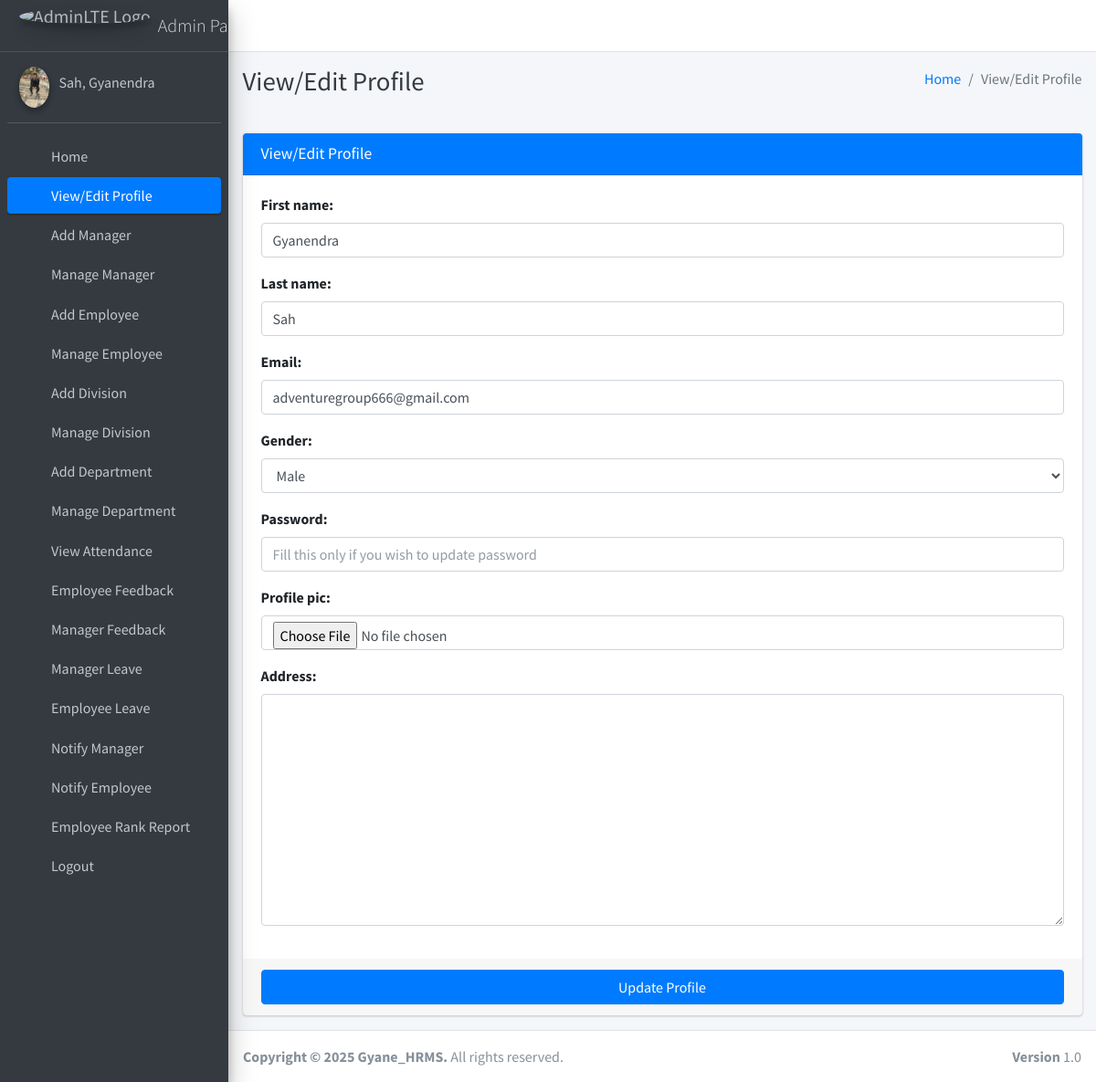
Screenshot of /admin_view_profile (signed in) with the database file from the repository.
### main_app/models.py (models this page shows)
class CustomUser(AbstractUser):
    USER_TYPE = ((1, "CEO"), (2, "Manager"), (3, "Employee"))
    GENDER = [("M", "Male"), ("F", "Female")]
    username = None  # Removed username, using email instead
    email = models.EmailField(unique=True)
    user_type = models.CharField(default=1, choices=USER_TYPE, max_length=1)
    gender = models.CharField(max_length=1, choices=GENDER)
    profile_pic = models.ImageField()
    address = models.TextField()
    fcm_token = models.TextField(default="")  # For firebase notifications
    created_at = models.DateTimeField(auto_now_add=True)
    updated_at = models.DateTimeField(auto_now=True)
    USERNAME_FIELD = "email"
    REQUIRED_FIELDS = []
    objects = CustomUserManager()
    def __str__(self):
        return self.last_name + ", " + self.first_name

### main_app/ceo_views.py (the view, shortened to what this page needs)
# urls.py: path("admin_view_profile", ceo_views.admin_view_profile,
def admin_view_profile(request):
    admin = get_object_or_404(Admin, admin=request.user)
    form = AdminForm(request.POST or None, request.FILES or None,
                     instance=admin)
    context = {'form': form,
               'page_title': 'View/Edit Profile'
               }
    return render(request, "ceo_template/admin_view_profile.html", context)

### main_app/forms.py
class AdminForm(CustomUserForm):
    def __init__(self, *args, **kwargs):
        super(AdminForm, self).__init__(*args, **kwargs)
    class Meta(CustomUserForm.Meta):
        model = Admin
        fields = CustomUserForm.Meta.fields

### main_app/templates/ceo_template/admin_view_profile.html (shortened to what this page needs)
{% extends 'main_app/base.html' %}
{% load static %}
{% block page_title %}{{page_title}}{% endblock page_title %}
{% block content %}
<section class="content">
    <div class="container-fluid">
        <div class="row">
            <div class="col-md-12">
                <div class="card card-primary">
                    <div class="card-header">
                        <h3 class="card-title">{{page_title}}</h3>
                    </div>
                    {% include "main_app/form_template.html" with messages=messages  form=form button_text="Update Profile"%}
                </div>
            </div>
        </div>
    </div>
</section>
{% endblock content %}

### main_app/templates/main_app/sidebar_template.html (shortened to what this page needs)
{% load static %}
<aside class="main-sidebar sidebar-dark-primary elevation-4">
{% if request.user.user_type == '1' %}
    <a href="{% url 'admin_home' %}" class="brand-link">
        <img src="{% static 'dist/img/AdminLTELogo.png' %} " alt="AdminLTE Logo"
            class="brand-image img-circle elevation-3" style="opacity: .8">
        <span class="brand-text font-weight-light">Admin Panel</span>
    </a>
    <div class="sidebar">
        <div class="user-panel mt-3 pb-3 mb-3 d-flex">
            <div class="image">
                <img src="{{ request.user.profile_pic}}" class="img-circle elevation-2" alt="User Image">
            </div>
            <div class="info">
                <a href="#" class="d-block">{{user}}</a>
            </div>
        </div>
        <nav class="mt-2">
            <ul class="nav nav-pills nav-sidebar flex-column" data-widget="treeview" role="menu" data-accordion="false">
                <li class="nav-item">
                    {% url 'admin_home' as admin_home %}
                    <a href="{{admin_home}}" class="nav-link {% if admin_home == request.path %} active {% endif %}">
                        <i class="nav-icon fas fa-th"></i>
                        <p>
                            Home
                        </p>
                    </a>
                </li>
                <li class="nav-item">
                    {% url 'admin_view_profile' as admin_view_profile %}
                    <a href="{{admin_view_profile}}" class="nav-link {% if admin_view_profile == request.path %} active {% endif %}">
                        <i class="nav-icon fas fa-th"></i>
                        <p>
                            View/Edit Profile
                        </p>
                    </a>
                </li>
                <li class="nav-item">
                    {% url 'add_manager' as add_manager %}
                    <a href="{{add_manager}}" class="nav-link {% if add_manager == request.path %} active {% endif %}">
                        <i class="nav-icon fas fa-th"></i>
                        <p>
                            Add Manager
                        </p>
                    </a>
                </li>
                <li class="nav-item">
                    {% url 'manage_manager' as manage_manager %}
                    {% url 'edit_manager' manager_id as edit_manager %}
                    <a href="{{manage_manager}}"
                        class="nav-link {% if manage_manager == request.path or request.path == edit_manager %} active {% endif %}">
                        <i class="nav-icon fas fa-th"></i>
                        <p>
                            Manage Manager
                        </p>
                    </a>
                </li>
                <li class="nav-item">
                    {% url 'add_employee' as add_employee%}
                    <a href="{{add_employee}}" class="nav-link  {% if add_employee == request.path %} active {% endif %}">
                        <i class="nav-icon fas fa-th"></i>
                        <p>
                            Add Employee
                        </p>
                    </a>
                </li>
                <li class="nav-item">
                    {% url 'manage_employee' as manage_employee %}
                    {% url 'edit_employee' employee_id as edit_employee %}
                    <a href="{{manage_employee}}"
                        class="nav-link  {% if edit_employee == request.path or manage_employee == request.path %} active {% endif %}">
                        <i class="nav-icon fas fa-th"></i>
                        <p>
                            Manage Employee
                        </p>
                    </a>
                </li>
                <li class="nav-item">
                    {% url 'add_division' as add_division %}
                    <a href="{{add_division}}" class="nav-link  {% if add_division == request.path %} active {% endif %}">
                        <i class="nav-icon fas fa-th"></i>
                        <p>
                            Add Division
                        </p>
                    </a>
                </li>
                <li class="nav-item">
                    {% url 'manage_division' as manage_division %}
                    {% url 'edit_division' division_id as edit_division %}
                    <a href="{{manage_division}}"
                        class="nav-link  {% if edit_division == request.path or manage_division == request.path %} active {% endif %}">
                        <i class="nav-icon fas fa-th"></i>
                        <p>
                            Manage Division
                        </p>
                    </a>
                </li>
                <li class="nav-item">
                    {% url 'add_department' as add_department %}
                    <a href="{{add_department}}" class="nav-link  {% if add_department == request.path %} active {% endif %}">
                        <i class="nav-icon fas fa-th"></i>
                        <p>
                            Add Department
                        </p>
                    </a>
                </li>
                <li class="nav-item">
                    {% url 'manage_department' as manage_department %}
                    {% url 'edit_department' department_id as edit_department %}
                    <a href="{{manage_department}}"
                        class="nav-link  {% if edit_department == request.path or manage_department == request.path %} active {% endif %}">
                        <i class="nav-icon fas fa-th"></i>
                        <p>
                            Manage Department
                        </p>
                    </a>
                </li>
                <li class="nav-item">
                    {% url 'admin_view_attendance' as admin_view_attendance %}
                    <li class="nav-item">
                        <a href="{{admin_view_attendance}}" class="nav-link  {% if admin_view_attendance == request.path %} active {% endif %}">
                            <i class="nav-icon fas fa-th"></i>
                            <p>
                                View Attendance
                            </p>
                        </a>
                    </li>
            <li class="nav-item">
                {% url 'employee_feedback_message' as employee_feedback_message %}
                <a href="{{ employee_feedback_message }}" class="nav-link  {% if employee_feedback_message == request.path %} active {% endif %}">
                    <i class="nav-icon fas fa-th"></i>
                    <p>
                        Employee Feedback
                        </p>
                    </a>
                </li>
                <li class="nav-item">
                {% url 'manager_feedback_message' as manager_feedback_message %}
                    <a href="{{manager_feedback_message}}" class="nav-link   {% if manager_feedback_message == request.path %} active {% endif %}">
                        <i class="nav-icon fas fa-th"></i>
                        <p>
                            Manager Feedback
                        </p>
                    </a>
                </li>
                <li class="nav-item">
                {% url 'view_manager_leave' as view_manager_leave %}
                    <a href="{{view_manager_leave}}" class="nav-link  {% if view_manager_leave == request.path %} active {% endif %}">
                        <i class="nav-icon fas fa-th"></i>
                        <p>
                            Manager Leave
                        </p>
                    </a>
                </li>
                <li class="nav-item">
                {% url 'view_employee_leave' as view_employee_leave %}
                    <a href="{% url 'view_employee_leave' %}" class="nav-link  {% if view_employee_leave == request.path %} active {% endif %}">
                        <i class="nav-icon fas fa-th"></i>
                        <p>
                            Employee Leave
                        </p>
                    </a>
                </li>
                <li class="nav-item">
                    {% url 'admin_notify_manager' as admin_notify_manager %}
                    <a href="{{admin_notify_manager}}" class="nav-link {% if admin_notify_manager == request.path %} active {% endif %}">
                        <i class="nav-icon fas fa-th"></i>
                        <p>
                            Notify Manager
                        </p>
                    </a>
                </li>
                <li class="nav-item">
                    {% url 'admin_notify_employee' as admin_notify_employee %}
                    <a href="{{admin_notify_employee}}" class="nav-link {% if admin_notify_employee == request.path %} active {% endif %}">
                        <i class="nav-icon fas fa-th"></i>
                        <p>
                            Notify Employee
                        </p>
                    </a>
                </li>
                <li class="nav-item">
                    {% url 'ceo_rank_report' as ceo_rank_report %}
                    <a href="{{ceo_rank_report}}" class="nav-link {% if ceo_rank_report == request.path %} active {% endif %}">
                        <i class="nav-icon fas fa-chart-bar"></i>
                        <p>
                            Employee Rank Report
                        </p>
                    </a>
                </li>
{% endif %}
<li class="nav-item">
    <a href="{% url 'user_logout' %}" onclick="return confirm('Your session would be terminated.\n\nProceed?')" class="nav-link">
        <i class="nav-icon fas fa-th"></i>
        <p>
            Logout
        </p>
    </a>
</li>
</ul>
</nav>
</div>
</aside>

### rows the page displays
CustomUser: user.profile_pic (picture), last_name+first_name "Sah, Gyanendra"

### other values shown
{{ page_title }} "View/Edit Profile"
{{ field.label_tag }} "First name:" "Last name:" "Email:" "Gender:" "Password:" "Profile pic:" "Address:"
{{ button_text }} "Update Profile"
